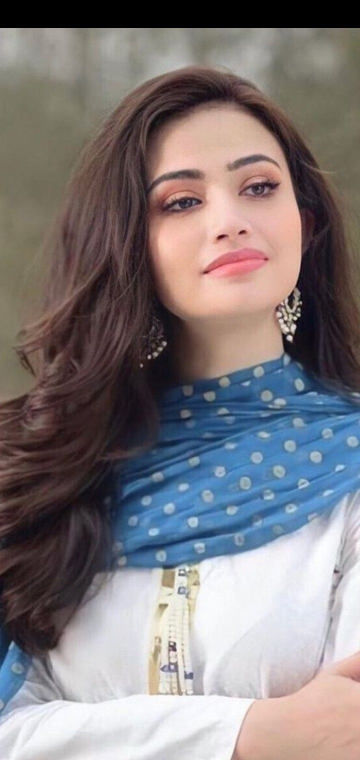
#> input picture Images/Sana Javaid.jpg, 720 x 1520 px, found by its file name (shown at 1/2 size)
$ jupyter execute '25_Crop Image using OpenCV Python.ipynb'
#> lines starting #> are read from the running program, lines starting #| are printed output that depends on the picture
**25_Crop Image using OpenCV Python**

[cell 1]
import cv2

[cell 2]
org = cv2.imread(r"C:\Users\hp\Documents\jupyter\OpenCV by WsCube Tech\Images\Sana Javaid.jpg")
#> org is the input picture: shape (1520, 720, 3); mean B, G, R 123.9, 121.5, 127.9
org = cv2.resize(org, (500,600))
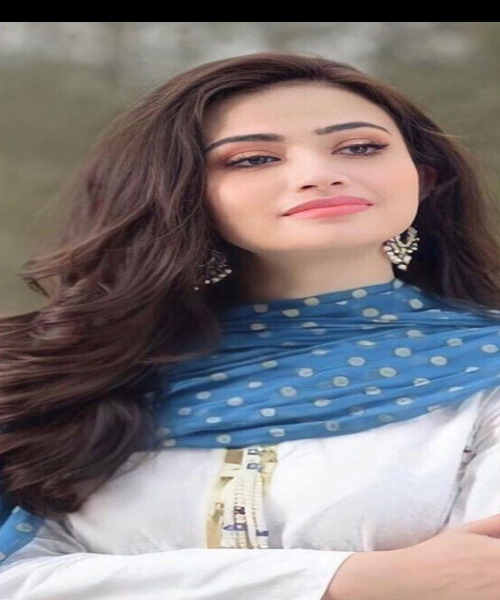
#> org: shape (600, 500, 3); mean B, G, R 123.8, 121.4, 127.8
print(org.shape)  #show pixels
#| (600, 500, 3)
#[y1:y2 , x1:x2  ]

crop = org[120:180,200:400]
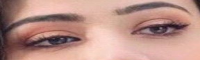
#> crop: shape (60, 200, 3); mean B, G, R 135.6, 144.9, 186.1


cv2.imshow("W1", org)
cv2.imshow("Crop", crop)
cv2.waitKey(0)
cv2.destroyAllWindows()

$ run again, with Images/Sana.jpg copied over Images/Sana Javaid.jpg
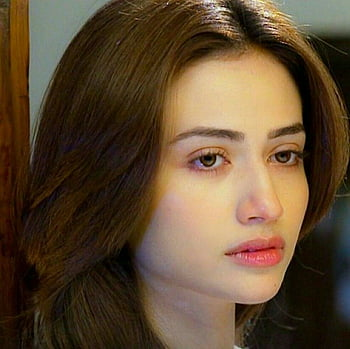
#> input picture Images/Sana.jpg, 350 x 349 px, found by its file name
#> org is the input picture: shape (349, 350, 3); mean B, G, R 51.1, 74.5, 95.4
#> `org = cv2.resize(org, (500,600))`:
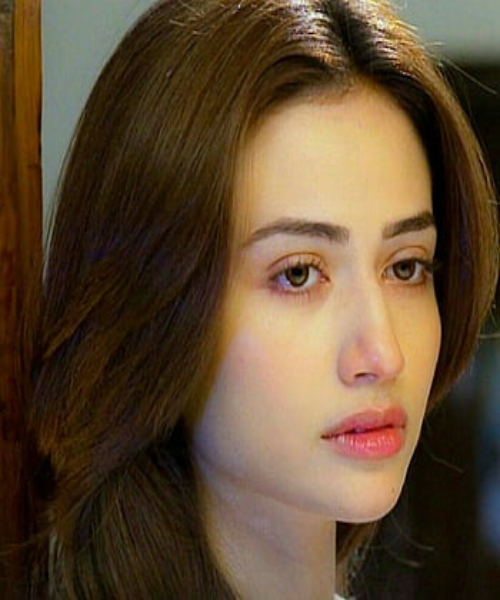
#> org: shape (600, 500, 3); mean B, G, R 51, 74.4, 95.3
#| (600, 500, 3)
#> `crop = org[120:180,200:400]`:
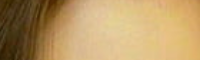
#> crop: shape (60, 200, 3); mean B, G, R 101.1, 152.3, 184.3

$ run again, with Images/bird.jpg copied over Images/Sana Javaid.jpg
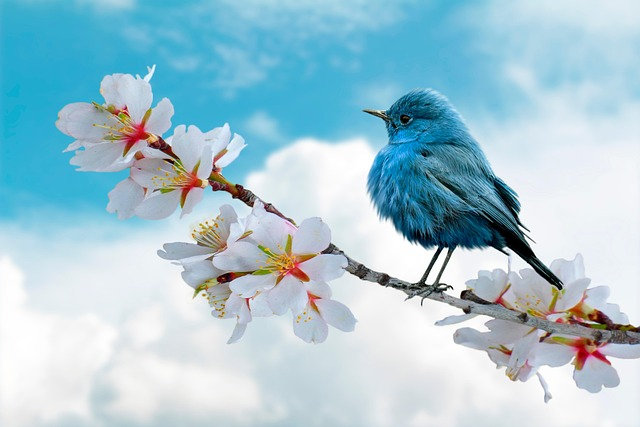
#> input picture Images/bird.jpg, 640 x 427 px, found by its file name
#> org is the input picture: shape (427, 640, 3); mean B, G, R 211.7, 199.2, 165.5
#> `org = cv2.resize(org, (500,600))`:
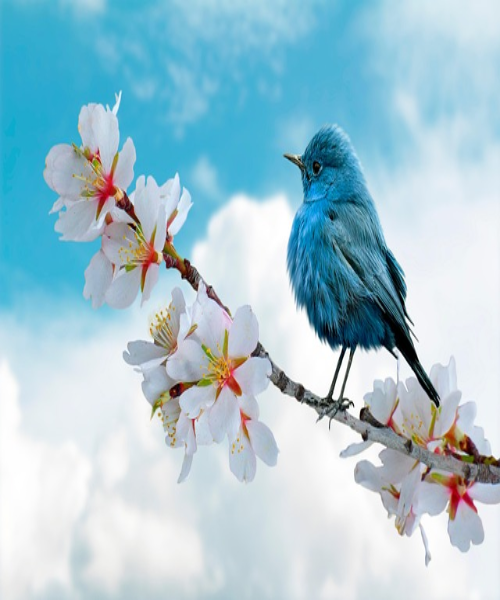
#> org: shape (600, 500, 3); mean B, G, R 211.7, 199.1, 165.4
#| (600, 500, 3)
#> `crop = org[120:180,200:400]`:
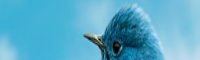
#> crop: shape (60, 200, 3); mean B, G, R 200.7, 171.8, 89.3
